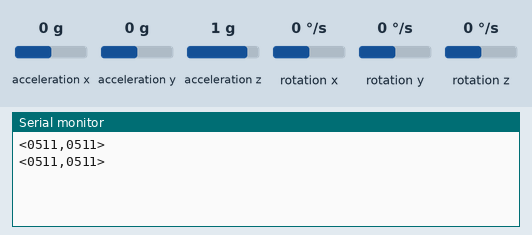
Simulated run of this sketch. Board: Arduino Uno, built with avr-gcc and run on an emulated ATmega328P. Shown: the last lines printed to the serial monitor. Inputs (shaded band) come from the test bench; at power-on: acceleration x 0 g, acceleration y 0 g, acceleration z 1 g, rotation x 0 °/s, rotation y 0 °/s, rotation z 0 °/s.

Above: at 1.2 s.
1.3 s: acceleration x set to -1.4 g
At 2.5 s:
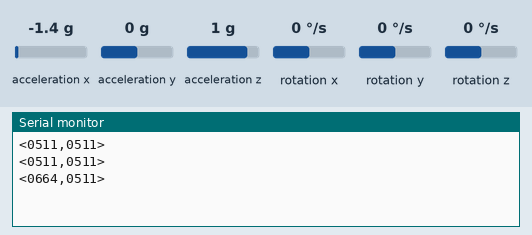
2.8 s: acceleration y set to -1.4 g
At 3.5 s:
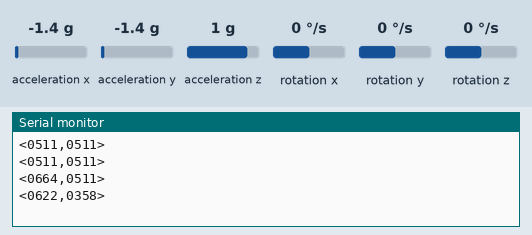
4.3 s: acceleration z set to -1.4 g
At 5.8 s:
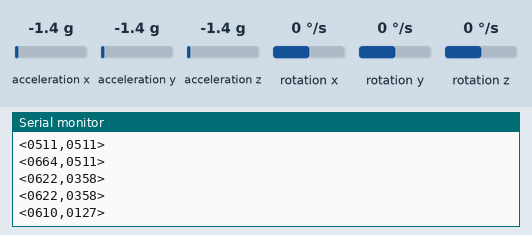
Timing chart, 0 to 7.3 s (numbered marks = the images above; inputs shaded):
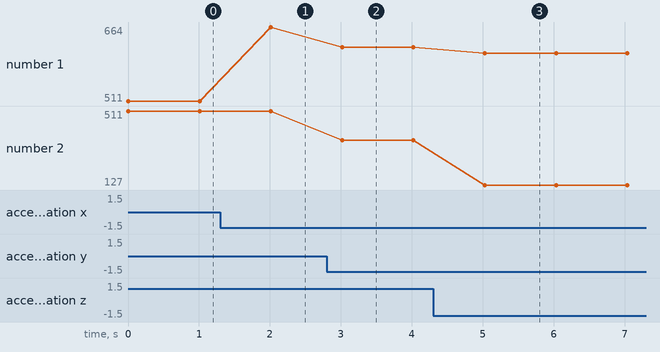

Measured:
- after the input at 1.3 s, the serial monitor: prints a new line after 0.71 s (image 1)
- after the input at 2.8 s, the serial monitor: prints a new line after 0.22 s (image 2)
- after the input at 4.3 s, the serial monitor: prints a new line after 0.73 s (image 3)
- plotted number 1: 511 → 664 after the input at 1.3 s, 664 → 622 after the input at 2.8 s, 622 → 610 after the input at 4.3 s
- plotted number 2: 511 → 358 after the input at 2.8 s, 358 → 127 after the input at 4.3 s

The sketch:

giroscopioo.ino
```cpp
#include <Wire.h>
#include <MPU6050.h>
MPU6050 mpu;
int pitch=0;
int roll=0;
void setup() {
  Serial.begin(9600);
  Wire.begin();

  // Inicializar el sensor MPU6050
  mpu.initialize();

  // Configurar el rango de escala del giroscopio y acelerómetro
  mpu.setFullScaleGyroRange(MPU6050_GYRO_FS_250);
  mpu.setFullScaleAccelRange(MPU6050_ACCEL_FS_2);
}
void loop() {
  // Leer los datos del sensor
  int16_t ax, ay, az, gx, gy, gz;
  mpu.getMotion6(&ax, &ay, &az, &gx, &gy, &gz);

  // Convertir los datos en unidades de medida
  float accelX = ax / 16384.0; // Sensibilidad del acelerómetro para el rango de ±2g
  float accelY = ay / 16384.0;
  float accelZ = az / 16384.0;

  float gyroX = gx / 131.0; // Sensibilidad del giroscopio para el rango de ±250°/s
  float gyroY = gy / 131.0;
  float gyroZ = gz / 131.0;

  //----- Angulos pich and roll a partir de un acelerometro/
  pitch = -(atan2(accelX, sqrt(accelY*accelY + accelZ*accelZ))*180.0)/M_PI;
  roll = ((atan2(accelY, accelZ)*180.0)/M_PI);
  /* Pasamos los grados a valores de 0 a 1023 con la finalidad de no tener negativos*/
  roll=map(roll,-180,180,0,1023);
  pitch=map(pitch,-180,180,0,1023);
  //---- agregamos ceros para que las cadenas tengan la misma longitud -----/
  trama(pitch,roll);

  delay(1000); // Esperar un poco antes de la próxima lectura
}
void trama(int value1, int value2){
  Serial.print("<");

  if (value1 > 999) {
    Serial.print(value1);
  }else if (value1 > 99) {
    Serial.print("0");
    Serial.print(value1);
  }else if(value1>9){
    Serial.print("00");
    Serial.print(value1);
  }else{
    Serial.print("000");
    Serial.print(value1);
    }
  Serial.print(",");

  if (value2 > 999) {
    Serial.print(value2);
  }else if (value2 > 99) {
    Serial.print("0");
    Serial.print(value2);
  }else if(value2>9){
    Serial.print("00");
    Serial.print(value2);
  }else{
    Serial.print("000");
    Serial.print(value2);
    }
  Serial.print(">");
  Serial.println("\t");
  }
```
